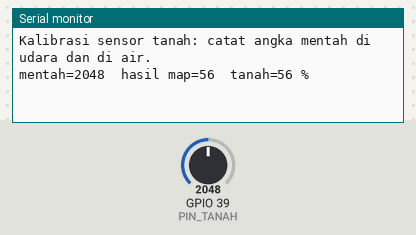
A sketch run on a simulated ESP32. On the bench: the last lines printed to the serial monitor. Inputs (shaded band) come from the test bench; at power-on: GPIO 39 (PIN_TANAH) = 2048.

Above: at 1.2 s.
1.3 s: GPIO 39 (PIN_TANAH) set to 2866
At 1.3 s:
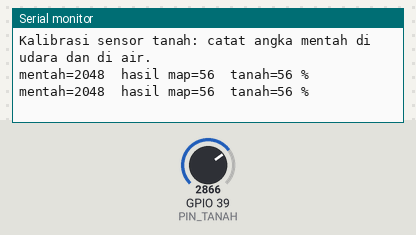
2.8 s: GPIO 39 (PIN_TANAH) set to 3603
At 4.3 s:
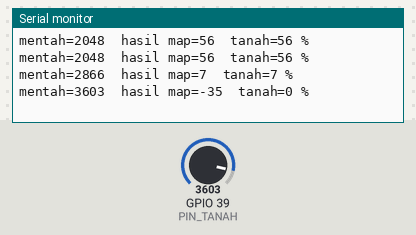
Timing chart, 0 to 5.8 s (numbered marks = the images above; inputs shaded):
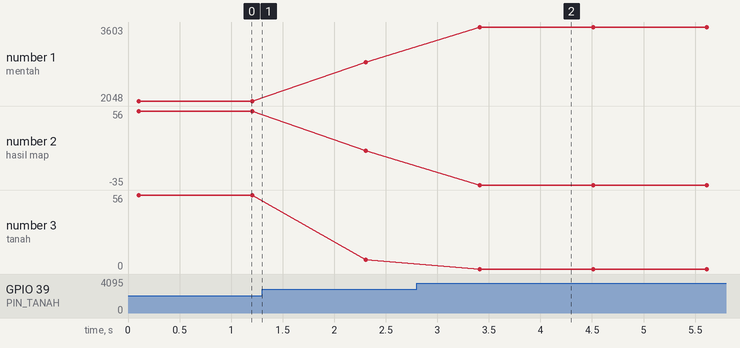

Measured:
- after the input at 2.8 s, the serial monitor: prints a new line after 0.61 s (image 2)
- plotted number 1: 2048 → 2866 after the input at 1.3 s, 2866 → 3603 after the input at 2.8 s
- plotted number 2: 56 → 7 after the input at 1.3 s, 7 → -35 after the input at 2.8 s
- plotted number 3: 56 → 7 after the input at 1.3 s, 7 → 0 after the input at 2.8 s

The sketch:

modul06_kalibrasi_tanah.ino
```cpp
// Modul 6 - Praktik 3: kalibrasi sensor kelembapan tanah kapasitif
// Sensor di VN (GPIO 39). Makin basah, makin KECIL angka mentahnya.
// Cara kalibrasi: (1) catat angka mentah saat sensor di udara -> KERING;
// (2) catat angka mentah saat sensor dicelup air sampai garis batas -> BASAH;
// (3) tulis keduanya di bawah ini, lalu unggah lagi. Hasilnya: udara 0 %, air 100 %.

const int PIN_TANAH = 39;    // VN: sensor tanah (peta pin kanonik)
const int KERING = 3000;     // angka mentah di udara (ganti dengan catatanmu)
const int BASAH = 1300;      // angka mentah di air (ganti dengan catatanmu)
const int JUMLAH_BACA = 20;  // banyaknya bacaan yang dirata-ratakan

// Membaca sensor 20 kali berturut-turut, lalu mengembalikan rata-ratanya.
int bacaTanahMentah() {
  long jumlah = 0;
  for (int i = 0; i < JUMLAH_BACA; i++) {
    jumlah += analogRead(PIN_TANAH);
    delay(5);
  }
  return jumlah / JUMLAH_BACA;
}

void setup() {
  Serial.begin(115200);
  Serial.println("Kalibrasi sensor tanah: catat angka mentah di udara dan di air.");
}

void loop() {
  int mentah = bacaTanahMentah();
  int persen = map(mentah, KERING, BASAH, 0, 100);  // KERING -> 0, BASAH -> 100
  int tanah = constrain(persen, 0, 100);            // pagari supaya tetap 0-100

  Serial.print("mentah=");
  Serial.print(mentah);
  Serial.print("  hasil map=");
  Serial.print(persen);
  Serial.print("  tanah=");
  Serial.print(tanah);
  Serial.println(" %");
  delay(1000);
}
```
